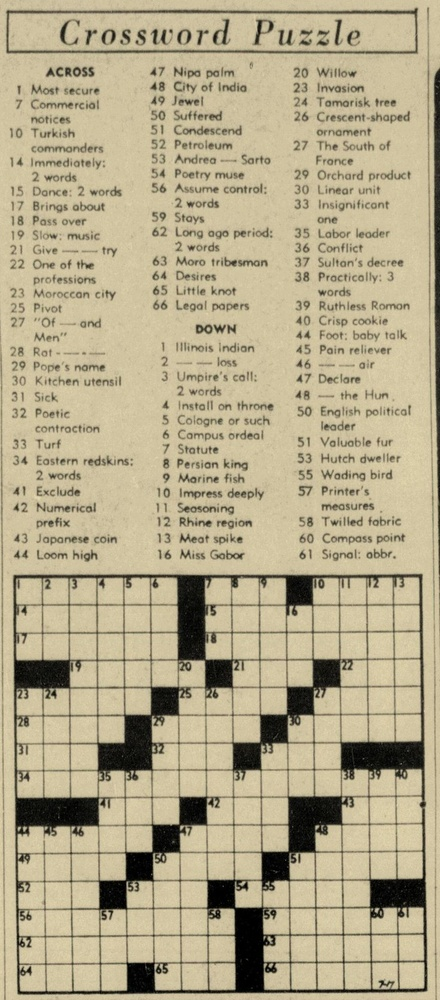
#> input picture assest/practice/crossword.jpg, 440 x 1000 px, shrunk from 736 x 1671 before the run
$ jupyter execute cv2Practice10.ipynb
#> lines starting #> are read from the running program, lines starting #| are printed output that depends on the picture; after the words box and inside, x2 and y2 are one past the last pixel; in counts of white or black regions, pixels touching at a corner belong together
[cell 1]
import cv2
import matplotlib.pyplot as plt

[cell 2]
img= cv2.imread('../assest/practice/crossword.jpg',0)
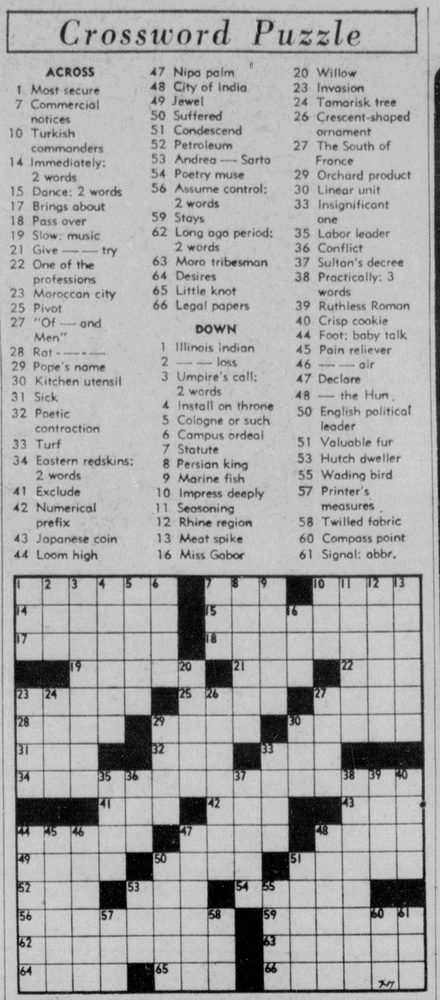
#> img: shape (1000, 440); min 0, max 216, mean 169.8
plt.imshow(img)

[cell 3]
def showImg(img):
    fig=plt.figure(figsize=(15,15))
    ax=fig.add_subplot(111)
    ax.imshow(img,cmap='gray')

[cell 4]
showImg(img)

[cell 5]
ret,thres1= cv2.threshold(img,127,255,cv2.THRESH_BINARY)
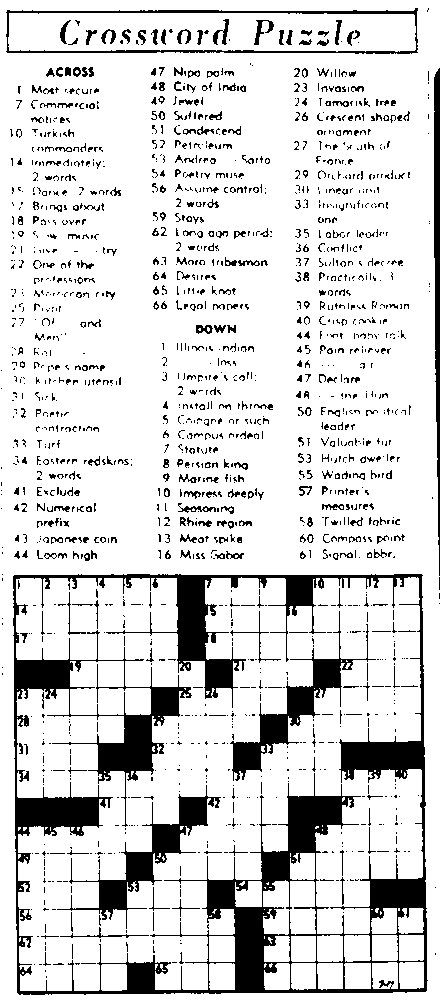
#> thres1: shape (1000, 440); 84.7% white; 1649 black regions (1302 under 20 px), largest, box (x1, y1, x2, y2) and area: (13, 574, 428, 995) 34382, (57, 785, 221, 929) 3919, (230, 611, 376, 781) 3813
showImg(thres1)

[cell 6]
ret,thres2= cv2.threshold(img,170,255,cv2.THRESH_BINARY)
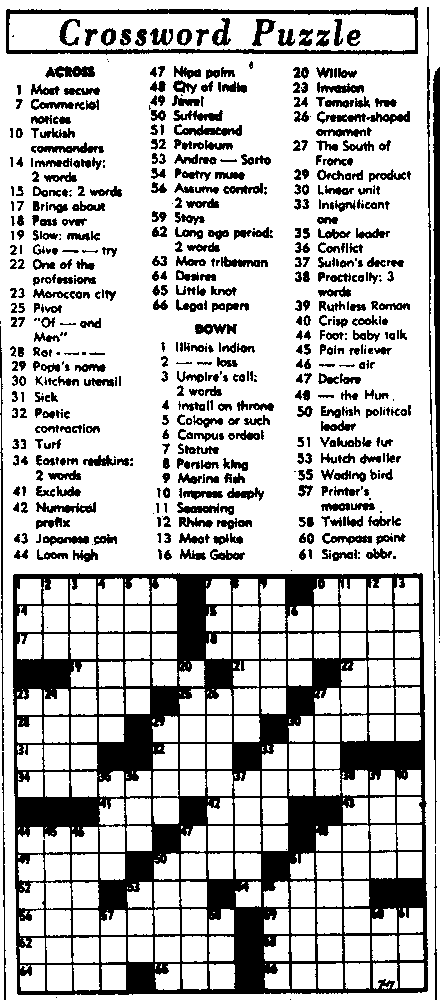
#> thres2: shape (1000, 440); 75.1% white; 595 black regions (103 under 20 px), largest, box (x1, y1, x2, y2) and area: (13, 573, 428, 995) 59540, (6, 7, 418, 55) 3572, (433, 67, 440, 636) 2522
showImg(thres2)

[cell 7]
thres2= cv2.adaptiveThreshold(img,255,cv2.ADAPTIVE_THRESH_GAUSSIAN_C,cv2.THRESH_BINARY,11,8)
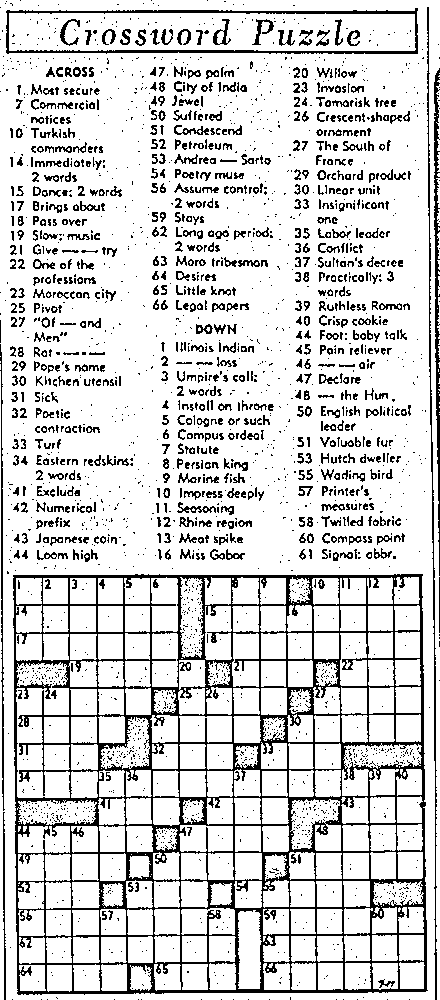
#> thres2: shape (1000, 440); 83.6% white; black in thin lines or dots
showImg(thres2)

[cell 8]
blendImage = cv2.addWeighted(src1=thres1,alpha=0.6,src2=thres2,beta=0.4,gamma=0)
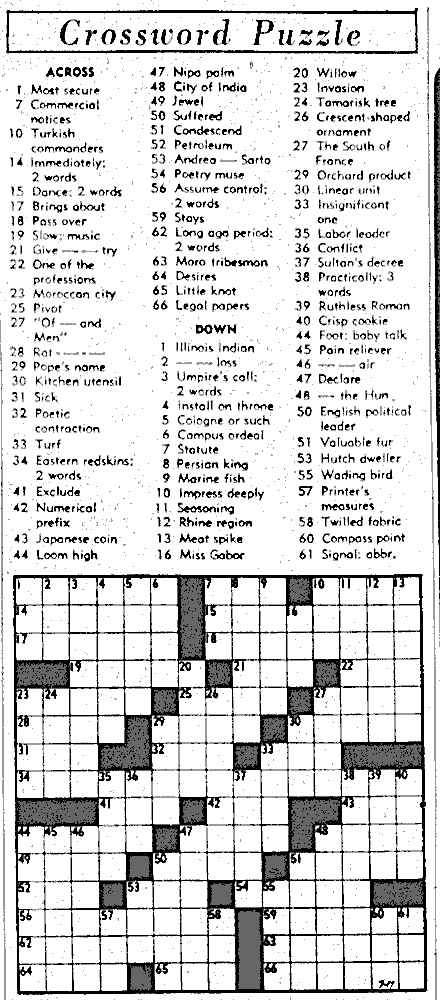
#> blendImage: shape (1000, 440); min 0, max 255, mean 214.8
showImg(blendImage)
